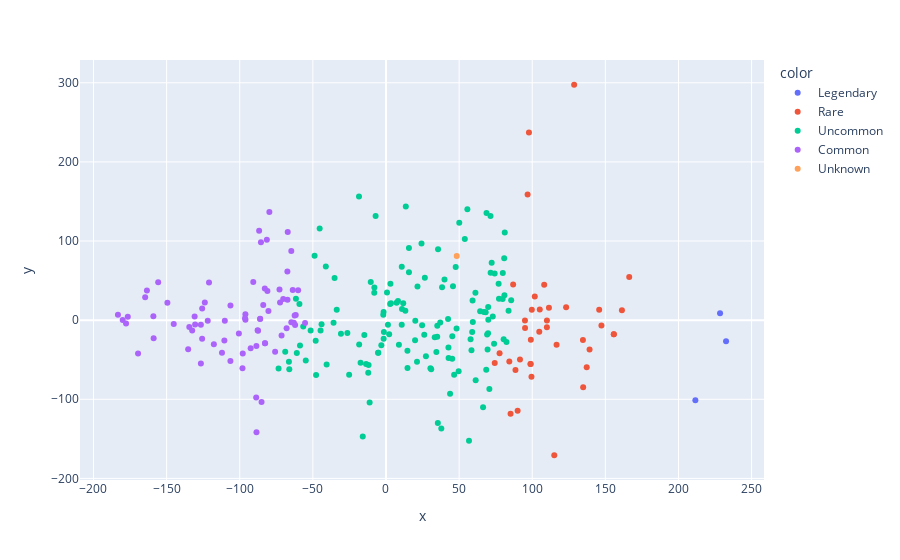

Notebook cell for this chart:
### Code cell
pca = PCA(n_components=2, svd_solver='auto')
pca_result = pca.fit_transform(df_[['HP', 'Atk', 'Def', 'SA', 'SD', 'Spd']])
#display(df)

fig = plt.figure(figsize=(14, 8))
x_ = list(pca_result[:,0])
y_ = list(pca_result[:,1])
# x and y given as array_like objects
import plotly.express as px
fig = px.scatter(df_[['HP', 'Atk', 'Def', 'SA', 'SD', 'Spd']], x=x_, y=y_, color=df_[['Rating']])
#fig.update_traces(textfont_size=22)
fig.show()

### Figure 1 — Plotly figure (JSON) as saved in the notebook; plotly's stock layout.template omitted (floating-point values rounded to 4 significant figures; data arrays with more than 128 entries replaced by an {"elided": "..."} marker saying what was removed)
{"data": [{"hovertemplate": "color=Legendary<br>x=%{x}<br>y=%{y}<extra></extra>", "legendgroup": "Legendary", "marker": {"color": "#636efa", "symbol": "circle"}, "mode": "markers", "name": "Legendary", "orientation": "v", "showlegend": true, "type": "scatter", "x": [232.5, 228.4, 211.5], "xaxis": "x", "y": [-26.82, 8.703, -101.2], "yaxis": "y"}, {"hovertemplate": "color=Rare<br>x=%{x}<br>y=%{y}<extra></extra>", "legendgroup": "Rare", "marker": {"color": "#EF553B", "symbol": "circle"}, "mode": "markers", "name": "Rare", "orientation": "v", "showlegend": true, "type": "scatter", "x": [155.8, 161.3, 155.8, 166.3, 147.3, 134.7, 139.2, 134.8, 145.8, 137.2, 116.7, 115.1, 111.4, 110.0, 123.2, 91.63, 110.0, 98.87, 98.87, 105.2, 101.7, 96.83, 90.02, 104.8, 85.18, 99.72, 108.2, 99.48, 99.05, 95.09, 84.34, 74.35, 95.03, 88.54, 97.75, 86.95, 77.68, 128.7], "xaxis": "x", "y": [-17.88, 12.67, -17.88, 54.66, -6.676, -24.94, -37.22, -84.69, 13.12, -59.63, -31.2, -170.8, 15.73, -0.5595, 16.2, -49.61, -8.86, -55.38, -55.38, 13.6, 30.0, 159.0, -114.5, -14.61, -118.4, 13.25, 44.63, -71.58, -24.78, -9.993, -52.11, -54.19, -0.3107, -62.94, 237.2, 45.05, -41.69, 297.5], "yaxis": "y"}, {"hovertemplate": "color=Uncommon<br>x=%{x}<br>y=%{y}<extra></extra>", "legendgroup": "Uncommon", "marker": {"color": "#00cc96", "symbol": "circle"}, "mode": "markers", "name": "Uncommon", "orientation": "v", "showlegend": true, "type": "scatter", "x": {"elided": "136 float values"}, "xaxis": "x", "y": {"elided": "136 float values"}, "yaxis": "y"}, {"hovertemplate": "color=Common<br>x=%{x}<br>y=%{y}<extra></extra>", "legendgroup": "Common", "marker": {"color": "#ab63fa", "symbol": "circle"}, "mode": "markers", "name": "Common", "orientation": "v", "showlegend": true, "type": "scatter", "x": [-55.35, -64.74, -63.76, -60.06, -67.18, -63.0, -61.7, -62.14, -64.75, -72.43, -75.81, -62.45, -71.39, -67.96, -67.33, -67.42, -70.27, -72.81, -88.55, -86.01, -88.74, -82.7, -82.7, -81.07, -87.77, -81.47, -85.09, -80.39, -87.46, -86.11, -79.75, -83.93, -98.13, -97.95, -92.53, -85.49, -82.86, -88.6, -96.13, -106.4, -86.74, -96.09, -96.38, -90.75, -100.6, -106.3, -110.2, -110.5, -126.6, -112.1, -117.7, -125.7, -132.5, -130.5, -126.6, -125.7, -121.9, -135.3, -123.9, -130.8, -121.0, -134.5, -145.1, -149.5, -158.9, -159.1, -155.8, -164.7, -163.5, -169.5, -180.0, -176.5, -177.7, -183.3], "xaxis": "x", "y": [-3.636, -2.67, 38.23, 37.86, 111.3, -3.267, 6.445, -6.281, 87.29, 22.19, -39.89, 5.892, -19.25, -10.1, 25.7, 61.38, 26.88, 38.68, -141.8, 1.872, -97.88, -29.32, -29.32, 36.99, -12.65, 101.6, -103.4, 11.48, -13.53, 1.381, 136.8, 19.05, -60.88, -42.14, -35.55, 98.33, 39.98, -32.55, 7.324, -51.55, 113.1, 0.4742, 2.253, 48.28, -16.75, 18.46, -0.7374, -25.75, -54.8, -41.15, -30.33, -23.41, -13.04, -5.647, -5.831, 14.85, -0.8441, -36.65, 22.25, 4.59, 47.68, -8.569, -4.784, 21.99, -22.9, 5.062, 47.86, 28.88, 37.4, -42.15, 0.161, 4.421, -4.106, 6.826], "yaxis": "y"}, {"hovertemplate": "color=Unknown<br>x=%{x}<br>y=%{y}<extra></extra>", "legendgroup": "Unknown", "marker": {"color": "#FFA15A", "symbol": "circle"}, "mode": "markers", "name": "Unknown", "orientation": "v", "showlegend": true, "type": "scatter", "x": [48.37], "xaxis": "x", "y": [80.95], "yaxis": "y"}], "layout": {"legend": {"title": {"text": "color"}, "tracegroupgap": 0}, "margin": {"t": 60}, "xaxis": {"anchor": "y", "domain": [0, 1], "title": {"text": "x"}}, "yaxis": {"anchor": "x", "domain": [0, 1], "title": {"text": "y"}}}}
